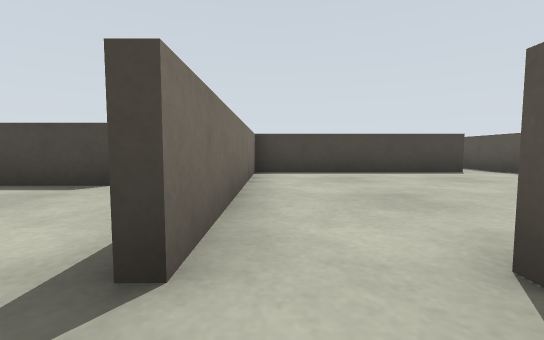
[1] (above)

17 first-person views from a walk through a world built for the Gazebo simulator. The camera is 0.5 m above the floor, tilts 4° down and sees 90° across. The floor is counted in squares, 1 m on a side. Each view is taken from the middle of a square. On the plan, view 1 faces up. The plan holds only what a view shows up to about 9 squares ahead; the rest is blank. The place goes on beyond the plan.

[2]
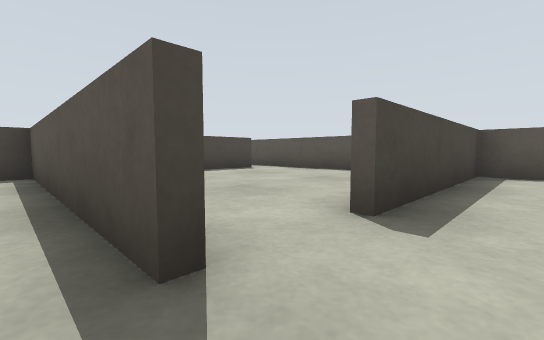

[3]
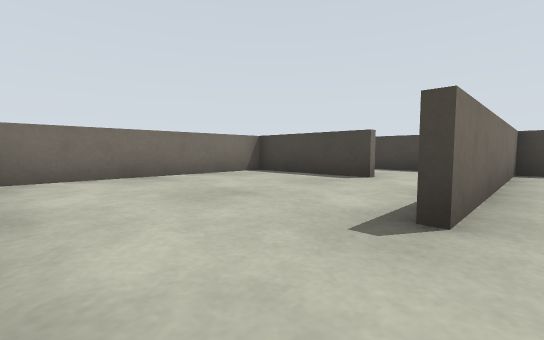

[4]
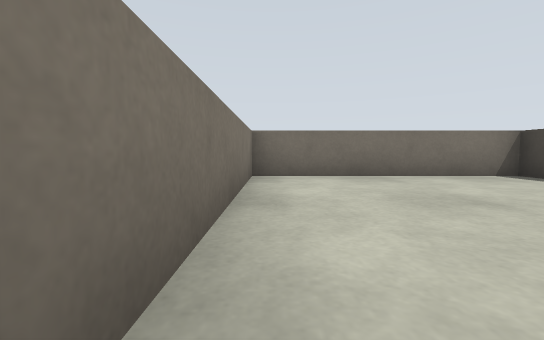

[5]
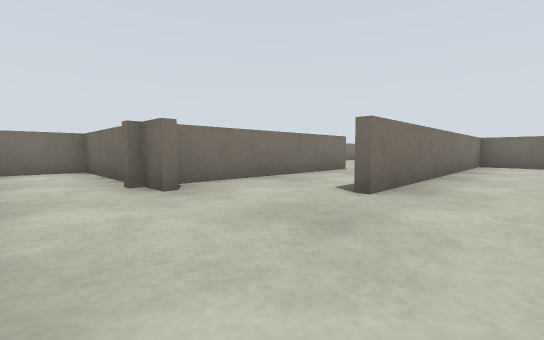

[6]
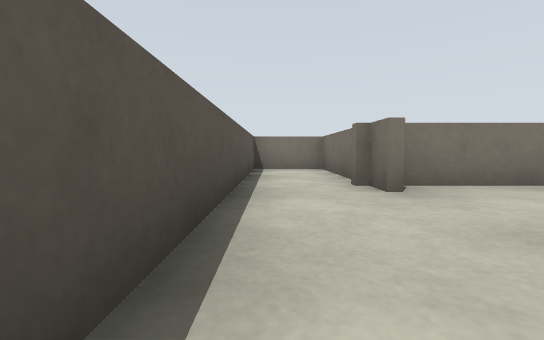

[7]
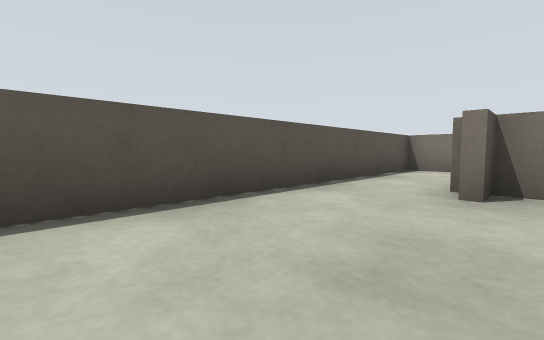

[8]
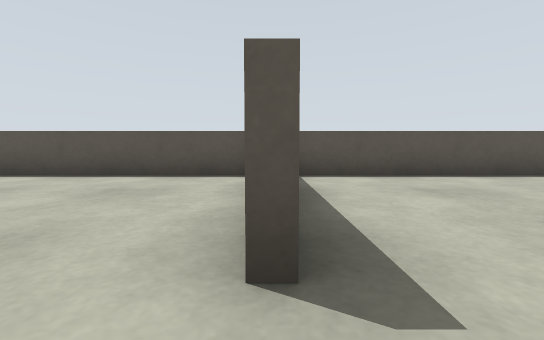

[9]
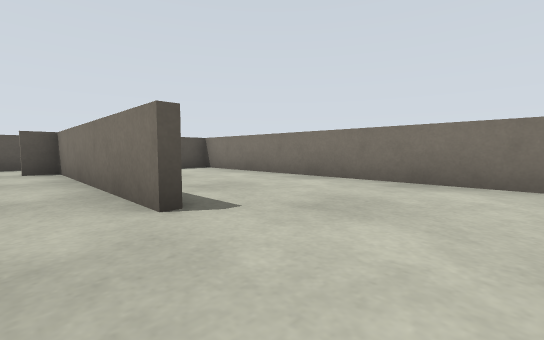

[10]
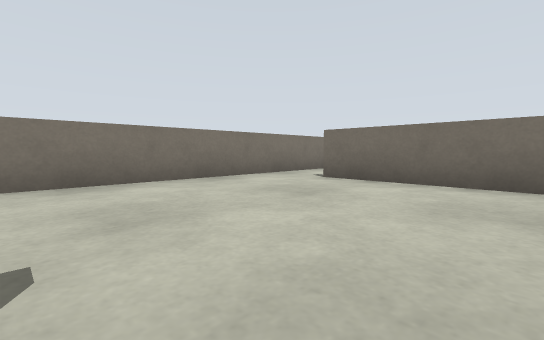

[11]
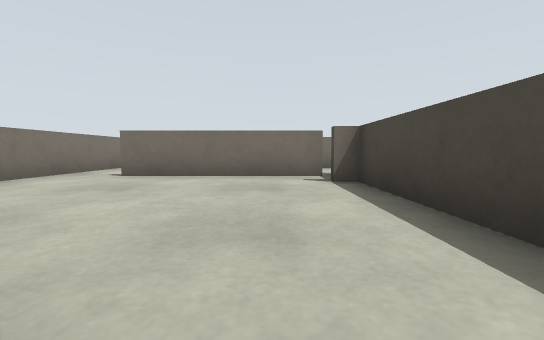

[12]
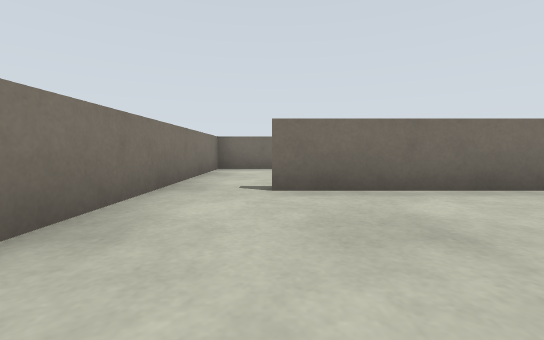

[13]
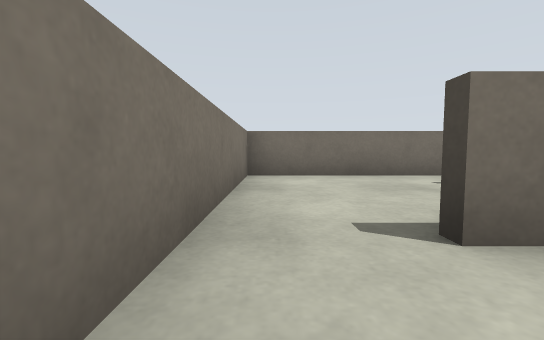

[14]
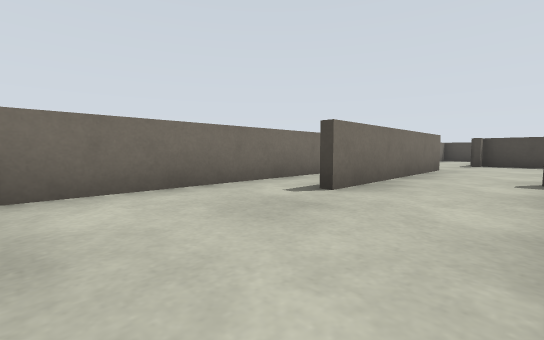

[15]
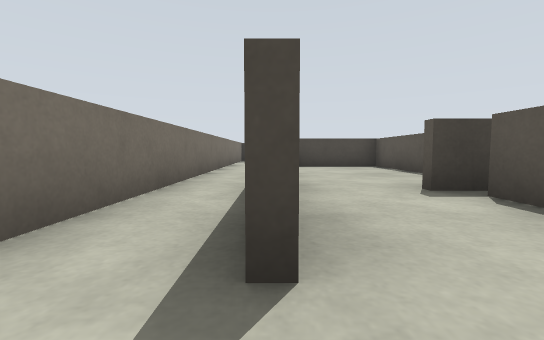

[16]
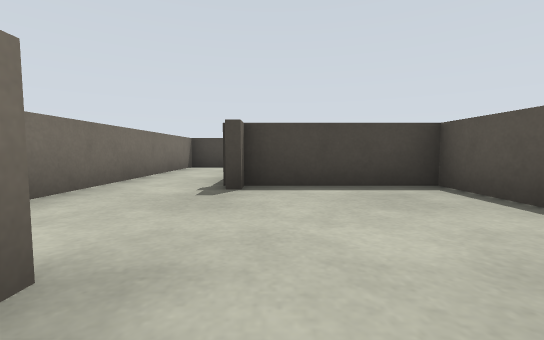

[17]
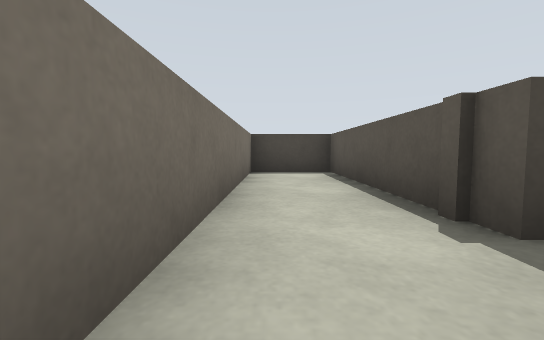

### Floor plan
Key: @ floor where view 1 was taken; # wall or solid block; . floor.
Columns run from 11 left of view 1 to 6 right of it. Each row starts with its distance up from view 1.
  9 ###
  8 #.#              #
  7 #.#             .#
  6 #.#     ########.#
  5 #.#     ..#......#
  4 #.#######.#......#
  3 #....#....#......#
  2 #....#....#......#
  1 #....#....#..#####
  0 #.#..#.....@.....#
 -1 #.#..#...........#
 -2 #.#.##########...#
 -3 #.#.#............#
 -4 #.#.#.....#####..#
 -5 #...#.........#..#
 -6 #...#.........#..#
 -7 #.............#..#
 -8 ##################

Positions as (right, up) in squares from view 1, and headings:
1: (0, 0), facing up
2: (-1, 0), facing up-right
3: (0, -1), facing up-left
4: (0, -1), facing left
5: (5, 0), facing down-left
6: (5, 0), facing down
7: (3, 0), facing down-right
8: (0, 1), facing right
9: (-4, -3), facing down-right
10: (-2, -3), facing down-left
11: (-1, -3), facing left
12: (-3, -6), facing left
13: (-5, -7), facing left
14: (-7, -7), facing up-left
15: (-9, -5), facing up
16: (-8, 0), facing up
17: (-10, 2), facing up
